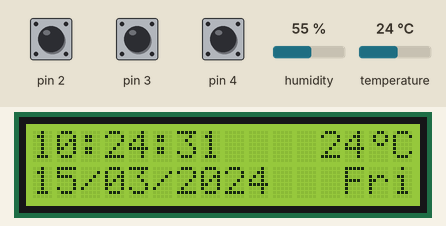
Recording of a sketch running on a simulated Arduino Uno, built with avr-gcc and run on an emulated ATmega328P. Parts: 16×2 character LCD. The inputs (shaded band) are chosen by the test bench; at power-on: pin 4 HIGH, pin 2 HIGH, pin 3 HIGH, humidity 55 %, temperature 24 °C. The local clock reads 2024-03-15 10:24:30 at power-on unless the sketch sets it.

Above: at 1.2 s.
1.3 s: pin 4 pulled LOW for 2.4 s
At 3.1 s:
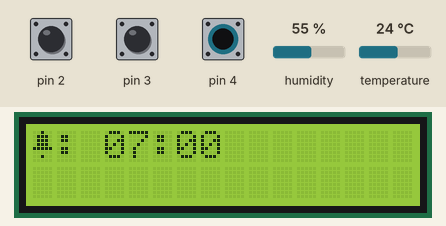
5.2 s: pin 2 pulled LOW for 2.4 s
At 6.8 s:
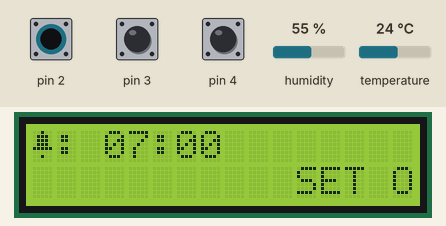
9.1 s: pin 2 pulled LOW for 2.4 s
At 9.7 s:
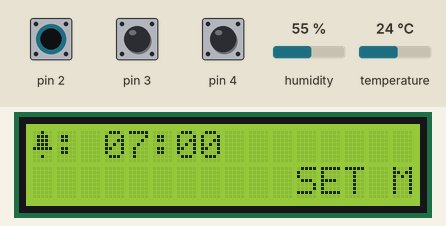
13.0 s: pin 2 pulled LOW for 2.4 s
At 13.4 s:
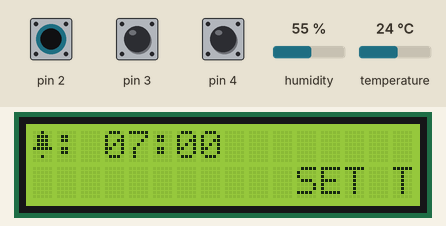
16.9 s: pin 3 pulled LOW for 2.4 s
At 18.4 s:
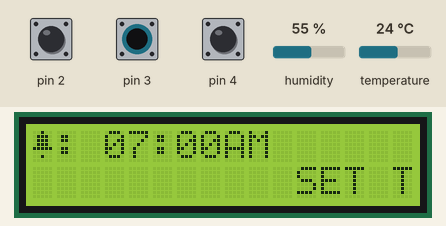
20.8 s: pin 3 pulled LOW for 2.4 s
At 22.2 s:
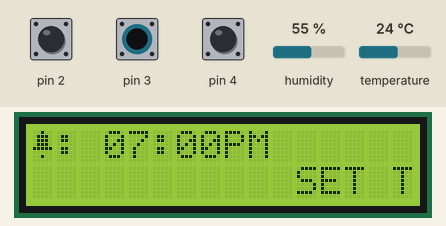
Timing chart, 0 to 23.8 s (numbered marks = the images above; inputs shaded):
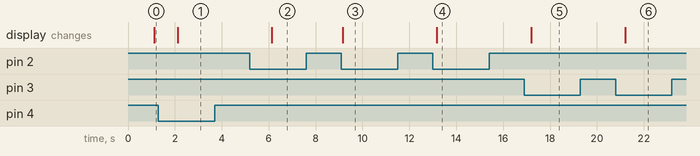

The sketch:

code.ino
```cpp
#include <util/delay.h>
#include <LiquidCrystal.h>
#include <Wire.h>
#include "RTClib.h"
#include "DHT.h"

LiquidCrystal lcd(12, 11, 9,8,7,6);
RTC_DS1307 rtc;
DHT dht11(5, DHT11);
float temp;
const int buzzerPin = 10;

//variabilele au si valori default pentru cazul in care apare o problema la modulul rtc
volatile int secunda = 0;
volatile int minut = 0;
volatile int ora = 7;
volatile int zi = 1;
volatile int luna = 1;
volatile int an = 2021;
volatile int zi_sapt = 5;

//retin separat datele despre alarma
volatile int m_alarm;
volatile int o_alarm = 7; //valoare default
volatile boolean set_alarm = false;
volatile byte am_pm_alarm;

volatile int zile_luna [] = {31, 29, 31, 30, 31, 30, 31, 31, 30, 31, 30, 31};
const char zile_sapt[9][4] = {"   ", "Mon", "Tue", "Wed", "Thu", "Fri", "Sat", "Sun"};
volatile byte  set_mode;
volatile byte am_pm; //setare mod 12/24 ore

//pentru a preveni schimbarea nedorita a valorilor in cadrul intreruperilor declansate de apasarea butoanelor,
//verific cat timp a trecut de la ultima apasare
long int button1_time = 0;
long int button1_prev_time = 0;

long int button2_time = 0;
long int button2_prev_time = 0;

long int button3_time = 0;
long int button3_prev_time = 0;

byte celsius[8] = { // grad Celsius
  B00110,
  B01001,
  B01001,
  B00110,
  B00000,
  B00000,
  B00000,
};

byte alarm[8] = { // icon alarma
  B00100,
  B01110,
  B01110,
  B01110,
  B11111,
  B00000,
  B00100,
};

void setup() {
  // rezistente interne pull-up pentru butoane
  pinMode(2, INPUT_PULLUP);
  pinMode(3, INPUT_PULLUP);
  pinMode(4, INPUT_PULLUP);

  TIMSK1 = (1 << TOIE1); // activare timer overflow
  //TCNT1=0x0BDC;
  TCCR1A = 0;
  TCCR1B = (1 << CS12); // timer start

  attachInterrupt(0,ISR_b1,FALLING);
  attachInterrupt(1,ISR_b2,FALLING);
  // activare PCI2 (buton 3 - PCINT20 - PCI2)
  PCICR  |= (1 << PCIE2);
  PCMSK2 |= (1<<PCINT20);

  // configurare LCD
  lcd.begin(16, 2);
  lcd.noCursor();

  set_mode = 0; //functionare normala, fara setari suplimentare
  am_pm = 0; //mod 24 ore
  am_pm_alarm = 0;

  //activare rtc
  rtc.begin();

  //activare senzor temperatura si formare caracter special
  dht11.begin();
  lcd.createChar(0, celsius);

  //formez caracterul special pentru alarma
  lcd.createChar(1, alarm);

  //se porneste cu timpul real, ce poate fi modificat ulterior
  zi = rtc.now().day();
  luna = rtc.now().month();
  an = rtc.now().year();

  ora = rtc.now().hour();
  minut = rtc.now().minute();
  secunda = rtc.now().second();
  zi_sapt = rtc.now().dayOfTheWeek();
}

void loop(){
  //afisez timpul daca nu doresc sa setez alarma
   if(set_alarm == false)
   {
     //ora, minut, secunda
     lcd.setCursor(0, 0);
     if (ora<10) lcd.print("0");
     lcd.print(ora);
     lcd.setCursor(2,0);
     lcd.print(":");
     if (minut<10) lcd.print("0");
     lcd.print(minut);
     lcd.setCursor(5,0);
     lcd.print(":");
     if (secunda<10) lcd.print("0");
     lcd.print(secunda);
     lcd.print(" ");

     //zi, luna, an
     lcd.setCursor(0, 1);
     if (zi<10) lcd.print("0");
     lcd.print(zi);
     lcd.setCursor(2,1);
     lcd.print("/");
     if (luna<10) lcd.print("0");
     lcd.print(luna);
     lcd.setCursor(5,1);
     lcd.print("/");
     lcd.setCursor(6,1);
     lcd.print(an);

     //mod 24h/12h
     lcd.setCursor(8,0);
     if(am_pm == 1)
      lcd.print("AM");
     else if(am_pm == 2)
      lcd.print("PM");
     else
     lcd.print("  ");

       //achizitie date de la senzor si afisare
      float temp = dht11.readTemperature();
      lcd.setCursor(12, 0);
      lcd.print(temp);
      lcd.setCursor(14, 0);
      lcd.write(byte(0)); //grad Celsius
      lcd.setCursor(15,0);
      lcd.print("C");

    //setare parametru
     lcd.setCursor(11, 1);
     if (set_mode!=0)
     {
       lcd.print("SET ");
       switch (set_mode) {
         case 1:
           lcd.print("O");
           break;
         case 2:
           lcd.print("M");
           break;
         case 3:
           lcd.print("S");
           break;
         case 4:
           lcd.print("T");
           break;
         case 5:
           lcd.print("Z");
           break;
         case 6:
           lcd.print("L");
           break;
         case 7:
           lcd.print("A");
           break;
      }
     }
      else
      {   //daca nu setez ceva, atunci afisez ziua din saptmana
          lcd.setCursor(11, 1);
          lcd.print("     ");
          lcd.setCursor(13,1);
          lcd.print(zile_sapt[zi_sapt]);
      }

    }

   //doresc sa setez o alaram
   if(set_alarm)
   {
      //afisare icon alarma
      lcd.clear();
      lcd.setCursor(0,0);
      lcd.write(byte(1)); //alarma
      lcd.setCursor(1,0);
      lcd.print(":");

      //ora, minut
      lcd.setCursor(3, 0);
     if (o_alarm<10) lcd.print("0");
     lcd.print(o_alarm);
     lcd.setCursor(5,0);
     lcd.print(":");
     if (m_alarm<10) lcd.print("0");
     lcd.print(m_alarm);

     //mod 24h/12h
     lcd.setCursor(8,0);
     if(am_pm_alarm == 1)
      lcd.print("AM");
     else if(am_pm_alarm == 2)
      lcd.print("PM");
     else
     lcd.print("  ");

     //pot seta ora, minutul, modul
     if (set_mode!=0)
     {
       lcd.setCursor(11, 1);
       lcd.print("SET ");
       switch (set_mode) {
         case 1:
           lcd.print("O");
           break;
         case 2:
           lcd.print("M");
           break;
         case 3:
           lcd.print("T");
           break;
       }
     }
     else
     {
       lcd.print("     ");
     }
   }

  //verific daca timpul indicat de ceas coincide cu timpul alarmei
   if(o_alarm == ora && m_alarm == minut && am_pm == am_pm_alarm && secunda < 20 && set_alarm == false)
      tone(buzzerPin, 300, 100);
   else
      noTone(buzzerPin);

  delay(1000);
}

ISR(TIMER1_OVF_vect) {
  //TCNT1=0x0BDC;
  secunda++;
   if (secunda == 60)
   {
     secunda = 0;
     minut++;
     if (minut>=60)
     {
       minut = 0;
       ora ++;
       if (ora >= 24)
       {
         ora = 0;
         zi++;
         if(zi_sapt == 7) zi_sapt = 1;
         else
            zi_sapt++;
         if (zi > zile_luna[luna-1])
         {
           zi = 1;
           luna++;

           if (luna > 12)
           {
             luna = 1;
             an++;
             if (an%4 == 0) zile_luna[1] = 29;
             else zile_luna[1] = 28;
           }
         }
       }
     }
   }
}

void ISR_b1() {

  //schimb valoarea lui set mode daca a trecut un interval de timp intre intreruperile cauzate de apasarea butoanelor
  button1_time = millis();
  if (button1_time - button1_prev_time > 300)
  {
    // "ecranul" principal
    if(set_alarm == false)
    {
      if (set_mode==7) set_mode=0;
      else
        set_mode++;
    }
    //setare alarma
    else{
      if (set_mode==3) set_mode=0;
      else
        set_mode++;
    }
  }
  //actualizez valorile de timp
  button1_prev_time = button1_time;

  _delay_ms(20);
}

void ISR_b2()
{
  button2_time = millis();
  if (button2_time - button2_prev_time > 300)
  {
    //setez parametrii "ecranului" principal
    if (set_mode!=0 && set_alarm == false)
    switch (set_mode) {
      case 1:
        ora++;
        if (ora==24) ora=0;
        break;
      case 2:
        minut++;
        if (minut==60) minut=0;
        break;
      case 3:
        secunda++;
        if (secunda==60) secunda=0;
        break;
      case 4:
        if(am_pm == 2) //PM->24h
        {
          ora = ora + 12;
          am_pm = 0;
        }
        else //mod 24 ore si AM
          am_pm++;
        if(am_pm!=0 && ora> 12) // AM PM
        {
          ora = ora - 12;
        }
        if(am_pm== 1 && ora> 12) // AM->PM
        {
          am_pm = 2;
        }
        break;

      case 5:
        zi++;
        if(zi_sapt == 7) zi_sapt = 1;
        else
            zi_sapt++;
        if (zi==zile_luna[luna-1]) zi=1;
        break;
      case 6:
        //merg pana la ultima zi din luna, egala cu zi_sapt(peste x saptamani), determin cat este ultima zi din luna prin diferenta
        zi_sapt = zi_sapt + (zile_luna[luna-1] - zi) % 7;
        if(zi_sapt > 7)
          zi_sapt = zi_sapt - 7;
        //ar mai trebui sa adaug saptamanile intregi din noua luna pana la noua zi_sapt
        //pastrez doar zilele in plus
        zi_sapt += zi % 7;
        if(zi_sapt >7)
          zi_sapt = zi_sapt - 7;
        if(zi_sapt ==7)
          zi_sapt = 0;
        if (luna==12) //daca nu incrementez anul, trebuie sa aflu o zi de la inceputul anului curent
        {
          luna=1;
          //am calculat deja ce zi este pentru luna ianuarie, dar anul viitor, care este cu o zi sau doua in plus fata de cea din anul curent
          if ( an%4 == 0 && an%100!=0 || an%400==0) //an bisect 366 zile
          {
            if(zi_sapt == 1) //luni
              zi_sapt = 7; //duminica
            else
              zi_sapt= zi_sapt - 2;
          }
          else //365 zile
          {
            if(zi_sapt == 1)
              zi_sapt = 7;
            else
              zi_sapt= zi_sapt - 1;
          }
        }
        else
          luna++;
        if (zi>zile_luna[luna-1]) zi=zile_luna[luna-1];
        break;
      case 7:
        an++;
        if (an==2030)
          an=2021;
        if ( an%4 == 0 && an%100!=0 || an%400==0)
        {
            zile_luna[1] = 29;
            zi_sapt = zi_sapt + 2;
            if(zi_sapt > 7)
              zi_sapt = zi_sapt - 7;
        }
        else
        {
          zile_luna[1] = 28;
          zi_sapt = zi_sapt + 1;
          if(zi_sapt > 7)
              zi_sapt = zi_sapt - 7;
        }

        if (zi>zile_luna[luna-1]) zi=zile_luna[luna-1];
        break;
    }

    //setare alarma
    if (set_mode!=0 && set_alarm == true)
    {
      switch (set_mode) {
      case 1:
        o_alarm++;
        if (o_alarm==24) o_alarm=0;

        break;
      case 2:
        m_alarm++;
        if (m_alarm==60) m_alarm=0;
        break;
      case 3:
        if(am_pm_alarm == 2)
          am_pm_alarm = 0;
        else
          am_pm_alarm++;
        if(am_pm_alarm!= 0 && o_alarm> 12) // AM si PM
        {
          o_alarm = o_alarm - 12;
        }
        break;
      }
    }

  }
  button2_prev_time = button2_time;
  _delay_ms(20);

}

ISR(PCINT2_vect) {
 _delay_ms(20);
 if (!(PIND & 0x10))
 {
   button3_time = millis();
   if (button3_time - button3_prev_time > 300){
     if (set_alarm) {
       set_alarm = false;
       set_mode = 0;  // nu doresc sa apara vreun caz de set_mode de la setarea timpului din "ecranul" principal
     }
     else {
       set_alarm = true;
       set_mode = 0;
     }
   }
   button3_prev_time = button3_time;
 }
}
```

Measured:
- after the input at 1.3 s, the display: changes after 0.82 s (image 1)
- after the input at 5.2 s, the display: changes after 0.94 s (image 2)
- after the input at 9.1 s, the display: changes after 0.05 s (image 3)
- after the input at 13.0 s, the display: changes after 0.17 s (image 4)
- after the input at 16.9 s, the display: changes after 0.29 s (image 5)
- after the input at 20.8 s, the display: changes after 0.41 s (image 6)
